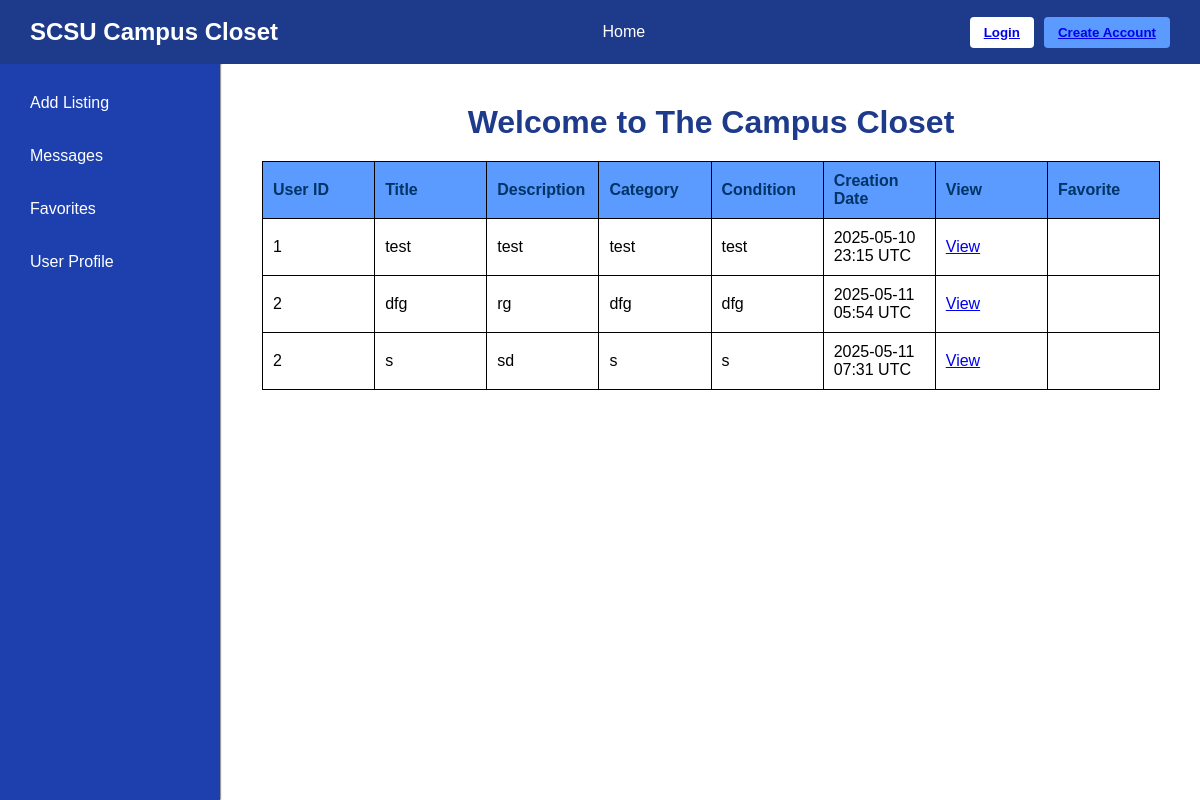
Page /home on the earlier database version.
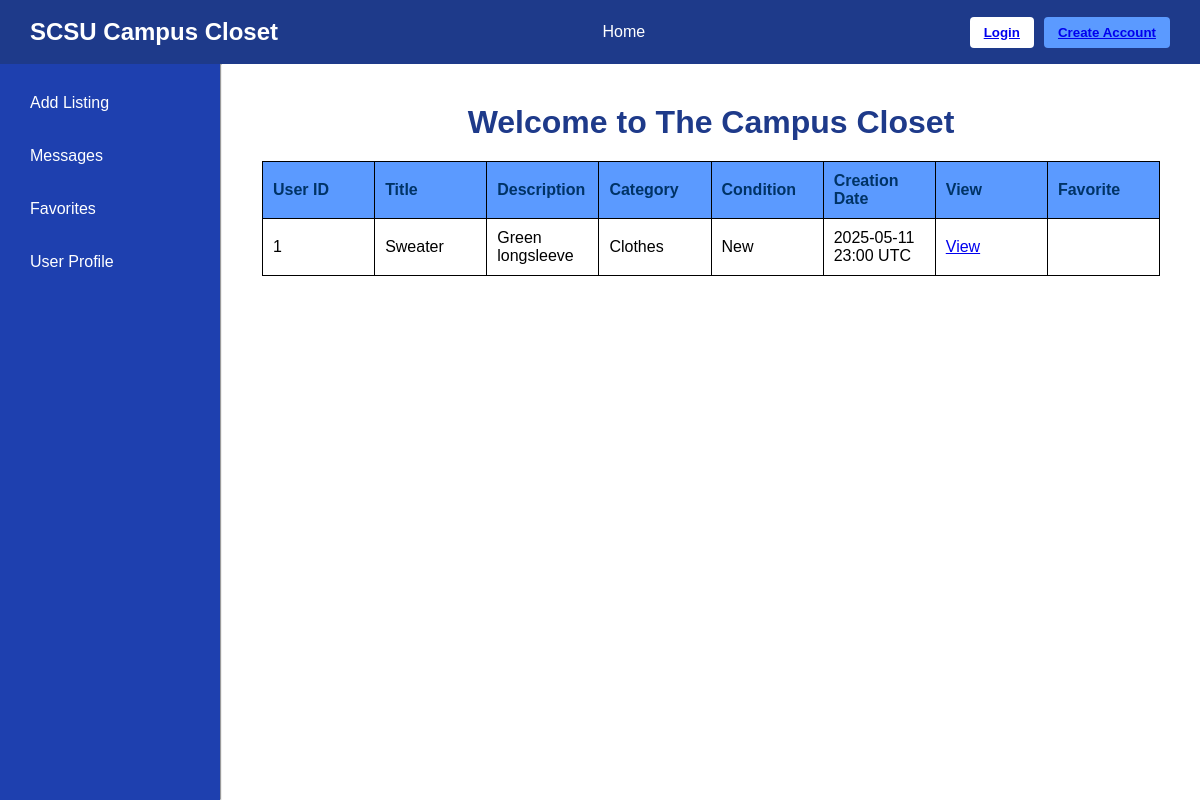
Same page on the later database version.
### app/models.py (models this page shows)
class ItemListing(db.Model):
    __tablename__ = 'listings'
    listingID = db.Column(db.Integer, primary_key=True)
    userID = db.Column(db.Integer, db.ForeignKey('users.id'), nullable=False)
    userName = db.Column(db.String(100))
    title = db.Column(db.String(100))
    description = db.Column(db.Text)
    category = db.Column(db.String(50))
    condition = db.Column(db.String(50))
    imageURL = db.Column(db.String(255))
    created_at = db.Column(db.DateTime, nullable=False, default=lambda: datetime.now(timezone.utc))
    favorites = db.relationship('Favorite', backref = 'Favorites', lazy = True)

### app/routes.py (the view)
@bp.route('/home')
def home():
    listings = ItemListing.query.all()
    favorited_ids = []
    if current_user.is_authenticated:
        favorited_ids = [f.listing_id for f in current_user.favorites]
    return render_template('home.html', listings=listings, favorited_ids=favorited_ids)

### app/templates/home.html (shortened to what this page needs)
{% extends 'base.html' %}
{% block content %}
<div class="main-content">
  <h1 style="text-align: center;">Welcome to The Campus Closet</h1>
  <table style="width: 100%; border-collapse: collapse; text-align: left; margin-top: 20px; table-layout: fixed;">
    <thead>
      <tr style="background-color: #5b9aff; color: #003366;">
        <th style="padding: 10px; border: 1px solid black">User ID</th>
        <th style="padding: 10px; border: 1px solid black">Title</th>
        <th style="padding: 10px; border: 1px solid black">Description</th>
        <th style="padding: 10px; border: 1px solid black">Category</th>
        <th style="padding: 10px; border: 1px solid black">Condition</th>
        <th style="padding: 10px; border: 1px solid black">Creation Date</th>
        <th style="padding: 10px; border: 1px solid black">View</th>
        <th style="padding: 10px; border: 1px solid black">Favorite</th>
      </tr>
    </thead>
    <tbody>
      {% for listing in listings %}
      <tr>
        <td style="padding: 10px; border: 1px solid black">{{ listing.userID }}</td>
        <td style="padding: 10px; border: 1px solid black">{{ listing.title }}</td>
        <td style="padding: 10px; border: 1px solid black">{{ listing.description }}</td>
        <td style="padding: 10px; border: 1px solid black">{{ listing.category }}</td>
        <td style="padding: 10px; border: 1px solid black">{{ listing.condition }}</td>
        <td style="padding: 10px; border: 1px solid black">{{ listing.created_at.strftime('%Y-%m-%d %H:%M UTC') }}</td>
        <td style="padding: 10px; border: 1px solid black">
          <a href="{{ url_for('main.view_listing', listingID=listing.listingID) }}">View</a>
        </td>
        <td style="padding: 10px; border: 1px solid black;">
      </tr>
      {% endfor %}
    </tbody>
  </table>
</div>
{% endblock %}

### app/templates/base.html (shortened to what this page needs)
<!DOCTYPE html>
<html lang="en">
<head>
  <link rel="stylesheet" href="{{ url_for('static', filename='main.css') }}" />
</head>
<body>
    <nav class="navbar">
      <div class="logo">SCSU Campus Closet</div>
      <div class="nav-links">
          <a href="{{ url_for('main.home') }}">Home</a>
      </div>
      <div class="auth-buttons">
        {% if current_user.is_authenticated %}
          <p>Welcome, {{ current_user.name }} | <a style="color: white;" href="{{ url_for('main.logout') }}">Logout</a></p>
        {% else %}
          <button class="login-btn"><a href="{{ url_for('main.login') }}">Login</a></button>
          <button class="signup-btn"><a href="{{ url_for('main.signup') }}">Create Account</a></button>
        {% endif %}
      </div>
    </nav>
    {% block navbar %}
    <div class="content-wrapper">
      <aside class="sidebar-left">
          <a href="{{ url_for('main.create_item_listing') }}">Add Listing</a>
          <a href="{{ url_for('main.messages') }}">Messages</a>
          <a href="{{ url_for('main.view_favorites') }}">Favorites</a>
          <a href="#">User Profile</a>
      </aside>
      {% endblock %}
      <hr>
    {% block content %}{% endblock %}
</body>
</html>

### app/static/main.css (style rules this page uses)
* { box-sizing: border-box; margin: 0; padding: 0; }
body { font-family: Arial, sans-serif; background-color: #f4f8ff; display: flex; flex-direction: column; height: 100vh; }
.navbar { background-color: #1e3a8a; color: white; padding: 15px 30px; display: flex; justify-content: space-between; align-items: center; box-shadow: 0 2px 4px rgba(0, 0, 0, 0.1); }
.navbar .logo { font-size: 24px; font-weight: bold; }
.nav-links { display: flex; gap: 20px; }
.nav-links a { color: white; text-decoration: none; padding: 8px 12px; border-radius: 4px; transition: background 0.3s; }
.auth-buttons { display: flex; gap: 10px; }
.auth-buttons button { padding: 8px 14px; border: none; border-radius: 4px; cursor: pointer; font-weight: bold; transition: background 0.3s; }
.login-btn { background-color: #ffffff; color: #1e3a8a; border: 2px solid #1e3a8a; }
.signup-btn { background-color: #5b9aff; color: white; }
.content-wrapper { display: flex; flex: 1; }
.sidebar-left { width: 220px; background-color: #1e40af; color: white; padding: 20px; display: flex; flex-direction: column; gap: 15px; }
.sidebar-left a { color: white; text-decoration: none; padding: 10px; border-radius: 5px; transition: background 0.3s; }
.main-content { flex: 1; padding: 40px; background-color: white; overflow-y: auto; }
.main-content h1 { color: #1e3a8a; margin-bottom: 20px; }

Differences in the rows shown:
removed ItemListing: userID "2", title "dfg", description "rg", category "dfg", condition "dfg", created_at "2025-05-11 05:54 UTC"
removed ItemListing: userID "2", title "s", description "sd", category "s", condition "s", created_at "2025-05-11 07:31 UTC"
changed ItemListing: title "test" → "Sweater"; description "test" → "Green longsleeve"; category "test" → "Clothes"; condition "test" → "New"; created_at "2025-05-10 23:15 UTC" → "2025-05-11 23:00 UTC"
